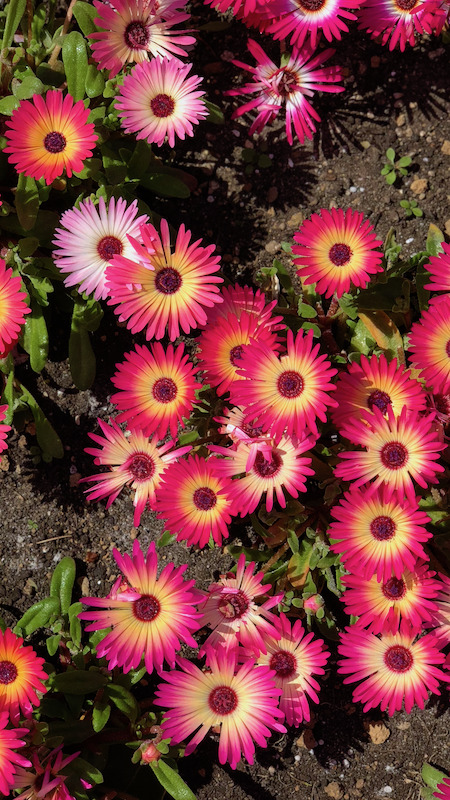
#> input picture source.jpg, 450 x 800 px
$ python dct.py --input source.jpg --threshold 1.0   (older library calls are emulated)
#> lines starting #> are read from the running program, lines starting #| are printed output that depends on the picture
#!/usr/bin/env python3

import os
import math
import numpy as np
from PIL import Image
import argparse

filter_shape = (8, 8)


class DCT:

    def __init__(self, shape):
        self.shape = shape
        self.N = self.shape[0] * self.shape[1]
        self.cmat = np.array(
            [self._precalc(i) for i in range(self.N)], dtype=np.float)
        self.cmat[0] = np.ones(self.N) / np.sqrt(self.N)

    def __call__(self, data):
        data = data.reshape(self.N)
        return self.cmat @ data

    def inv(self, cmat):
        invmat = np.sum(self.cmat.T * cmat, axis=1)
        invmat = np.round(invmat)
        return invmat.reshape(self.shape)

    def _precalc(self, k):
        # DCT-II
        return np.cos((1 / self.N) * np.pi * k *
                      (np.arange(self.N) + 0.5)) * np.sqrt(2 * (1 / self.N))


def compress(img, threshold):
    x = np.asarray(img, dtype=np.float)
    rows = math.floor(x.shape[0] / filter_shape[0])
    cols = math.floor(x.shape[1] / filter_shape[1])
    result = np.zeros(
        (rows * filter_shape[0], cols * filter_shape[1]), dtype=np.float)
    dct = DCT(filter_shape)

    for i in range(rows):
        for j in range(cols):
            sx = i * filter_shape[0]
            sxd = sx + filter_shape[0]
            sy = j * filter_shape[1]
            syd = sy + filter_shape[1]

            sliced = x[sx:sxd, sy:syd]

            # DCT
            cmatrix = dct(sliced)

            # Threshold
            cmatrix = cmatrix * (abs(cmatrix) > (np.max(cmatrix) * threshold))

            # iDCT
            result[sx:sxd, sy:syd] = dct.inv(cmatrix)

    # clip exceeded pixels
    result[np.where(result < 0)] = 0
    result[np.where(result > 255)] = 255
    return Image.fromarray(result.astype(np.uint8))


def main(args):
    image = Image.open(args.input).convert('L')
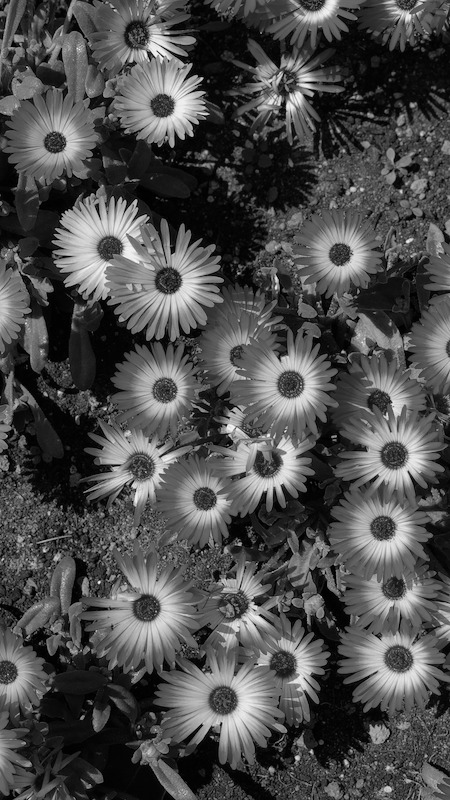
#> image: PIL image 450x800 L; min 0, max 250, mean 77.1
    image.save('./original.jpg')
    compressed = compress(image, args.threshold)
#> after the loop in compress, `for i in range(rows):`: result: shape (800, 448) float64; every value is 0
#> in compress, `return Image.fromarray(result.astype(np.uint8))`: returned value: PIL image 448x800 L; every value is 0
    compressed.save('./compressed.jpg')
    orig_size = os.stat('original.jpg').st_size
    comp_size = os.stat('compressed.jpg').st_size
    print('threshold', args.threshold)
    print('original.jpg ->', orig_size, 'bytes')
    print('compressed.jpg ->', comp_size, 'bytes')
    print('save up to', orig_size - comp_size, 'bytes')


if __name__ == '__main__':
    parser = argparse.ArgumentParser()
    parser.add_argument('-i', '--input', required=True)
    parser.add_argument('-t', '--threshold', required=True, type=float)
    args = parser.parse_args()
    main(args)
